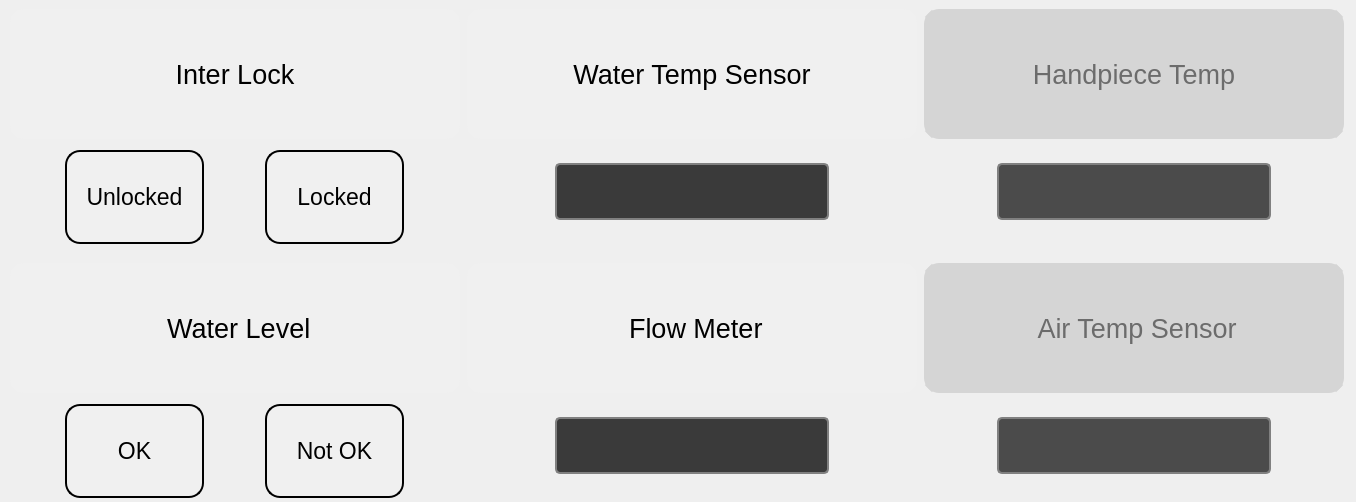
                    <widget class="QWidget" name="sensorsBox">
                     <property name="geometry">
                      <rect>
                       <x>0</x>
                       <y>0</y>
                       <width>1356</width>
                       <height>502</height>
                      </rect>
                     </property>
                     <attribute name="label">
                      <string> Sensors</string>
                     </attribute>
                     <layout class="QGridLayout" name="gridLayout_11">
                      <property name="leftMargin">
                       <number>0</number>
                      </property>
                      <property name="topMargin">
                       <number>0</number>
                      </property>
                      <property name="rightMargin">
                       <number>0</number>
                      </property>
                      <property name="bottomMargin">
                       <number>0</number>
                      </property>
                      <item row="0" column="0" alignment="Qt::AlignVCenter">
                       <widget class="QFrame" name="frame_22">
                        <property name="styleSheet">
                         <string notr="true">QLineEdit{
color: white;
background-color: rgb(58, 58, 58);
border-radius:5px;
border:2px solid gray;
max-width:250px;
padding:10px 10px 10px 10px;
}
QLineEdit:focus{
border:2px solid white;
background-color: rgb(89, 88, 88);
}

QPushButton {
    background-color: rgb(240, 240, 240);
    color: rgb(0, 0, 0);
    min-width: 430px;
	max-width: 430px;
    min-height: 110px;
    border-radius: 15px;
    border: 10px solid rgb(240, 240, 240);
    outline:0;
}</string>
                        </property>
                        <layout class="QGridLayout" name="gridLayout_10">
                         <item row="1" column="1">
                          <layout class="QHBoxLayout" name="horizontalLayout_89">
                           <item>
                            <widget class="QLineEdit" name="txtWaterTempSensor">
                             <property name="enabled">
                              <bool>false</bool>
                             </property>
                             <property name="maximumSize">
                              <size>
                               <width>274</width>
                               <height>16777215</height>
                              </size>
                             </property>
                             <property name="font">
                              <font>
                               <family>Arial</family>
                               <pointsize>20</pointsize>
                              </font>
                             </property>
                             <property name="styleSheet">
                              <string notr="true"/>
                             </property>
                             <property name="alignment">
                              <set>Qt::AlignCenter</set>
                             </property>
                             <property name="readOnly">
                              <bool>true</bool>
                             </property>
                            </widget>
                           </item>
                          </layout>
                         </item>
                         <item row="0" column="0">
                          <widget class="QPushButton" name="btnInterLockTest">
                           <property name="font">
                            <font>
                             <family>Arial</family>
                             <pointsize>20</pointsize>
                            </font>
                           </property>
                           <property name="styleSheet">
                            <string notr="true"/>
                           </property>
                           <property name="text">
                            <string>Inter Lock</string>
                           </property>
                           <property name="icon">
                            <iconset>
                             <normaloff>images/lock.png</normaloff>images/lock.png</iconset>
                           </property>
                           <property name="iconSize">
                            <size>
                             <width>90</width>
                             <height>90</height>
                            </size>
                           </property>
                          </widget>
                         </item>
                         <item row="0" column="1">
                          <widget class="QPushButton" name="btnWTSTest">
                           <property name="font">
                            <font>
                             <family>Arial</family>
                             <pointsize>20</pointsize>
                            </font>
                           </property>
                           <property name="text">
                            <string>Water Temp Sensor</string>
                           </property>
                           <property name="icon">
                            <iconset>
                             <normaloff>images/waterSensor.png</normaloff>images/waterSensor.png</iconset>
                           </property>
                           <property name="iconSize">
                            <size>
                             <width>90</width>
                             <height>90</height>
                            </size>
                           </property>
                          </widget>
                         </item>
                         <item row="3" column="0">
                          <widget class="QPushButton" name="btnWaterLevelTest">
                           <property name="font">
                            <font>
                             <family>Arial</family>
                             <pointsize>20</pointsize>
                            </font>
                           </property>
                           <property name="text">
                            <string> Water Level</string>
                           </property>
                           <property name="icon">
                            <iconset>
                             <normaloff>images/waterLevel.png</normaloff>images/waterLevel.png</iconset>
                           </property>
                           <property name="iconSize">
                            <size>
                             <width>90</width>
                             <height>90</height>
                            </size>
                           </property>
                          </widget>
                         </item>
                         <item row="4" column="1">
                          <layout class="QHBoxLayout" name="horizontalLayout_97">
                           <item>
                            <widget class="QLineEdit" name="txtFlowMeter">
                             <property name="enabled">
                              <bool>false</bool>
                             </property>
                             <property name="maximumSize">
                              <size>
                               <width>274</width>
                               <height>16777215</height>
                              </size>
                             </property>
                             <property name="font">
                              <font>
                               <family>Arial</family>
                               <pointsize>20</pointsize>
                              </font>
                             </property>
                             <property name="styleSheet">
                              <string notr="true">QLineEdit{
color: white;
background-color: rgb(58, 58, 58);
border-radius:5px;
border:2px solid gray;
padding:10px 10px 10px 10px;
}
QLineEdit:focus{
border:2px solid white;
background-color: rgb(89, 88, 88);
}</string>
                             </property>
                             <property name="alignment">
                              <set>Qt::AlignCenter</set>
                             </property>
                             <property name="readOnly">
                              <bool>true</bool>
                             </property>
                            </widget>
                           </item>
                          </layout>
                         </item>
                         <item row="3" column="1">
                          <widget class="QPushButton" name="btnFlowMeterTest">
                           <property name="font">
                            <font>
                             <family>Arial</family>
                             <pointsize>20</pointsize>
                            </font>
                           </property>
                           <property name="text">
                            <string> Flow Meter</string>
                           </property>
                           <property name="icon">
                            <iconset>
                             <normaloff>images/flowmeter.png</normaloff>images/flowmeter.png</iconset>
                           </property>
                           <property name="iconSize">
                            <size>
                             <width>90</width>
                             <height>90</height>
                            </size>
                           </property>
                          </widget>
                         </item>
                         <item row="3" column="2">
                          <widget class="QPushButton" name="btnAirTempSensorTest">
                           <property name="enabled">
                            <bool>false</bool>
                           </property>
                           <property name="font">
                            <font>
                             <family>Arial</family>
                             <pointsize>20</pointsize>
                            </font>
                           </property>
                           <property name="styleSheet">
                            <string notr="true">QPushButton {
background-color: rgb(213, 213, 213);
color: rgb(108, 108, 108);
min-width: 400px;
min-height: 110px;
border-radius: 15px;
border: 10px solid rgb(213, 213, 213);
outline:0;
}
QPushButton:hover:!pressed{
background-color: rgb(255, 255, 255);
border: 10px solid rgb(255, 255, 255);
}</string>
                           </property>
                           <property name="text">
                            <string> Air Temp Sensor</string>
                           </property>
                           <property name="icon">
                            <iconset>
                             <normaloff>images/airSensor.png</normaloff>images/airSensor.png</iconset>
                           </property>
                           <property name="iconSize">
                            <size>
                             <width>90</width>
                             <height>90</height>
                            </size>
                           </property>
                          </widget>
                         </item>
                         <item row="4" column="0">
                          <layout class="QHBoxLayout" name="horizontalLayout_90">
                           <item>
                            <widget class="QPushButton" name="btnWaterLevelPass">
                             <property name="font">
                              <font>
                               <family>Arial</family>
                               <pointsize>17</pointsize>
                              </font>
                             </property>
                             <property name="styleSheet">
                              <string notr="true">QPushButton {
    background-color: rgb(240, 240, 240);
    color: rgb(0, 0, 0);
    min-width: 115px;
    min-height: 70px;
    max-width: 115px;
    max-height: 60px;
    border-radius: 15px;
    border: 2px solid black;
    padding:10px;
    outline:0;
}</string>
                             </property>
                             <property name="text">
                              <string>OK</string>
                             </property>
                            </widget>
                           </item>
                           <item>
                            <widget class="QPushButton" name="btnWaterLevelFail">
                             <property name="font">
                              <font>
                               <family>Arial</family>
                               <pointsize>17</pointsize>
                              </font>
                             </property>
                             <property name="styleSheet">
                              <string notr="true">QPushButton {
    background-color: rgb(240, 240, 240);
    color: rgb(0, 0, 0);
    min-width: 115px;
    min-height: 70px;
    max-width: 115px;
    max-height: 60px;
    border-radius: 15px;
    border: 2px solid black;
    padding:10px;
    outline:0;
}</string>
                             </property>
                             <property name="text">
                              <string>Not OK</string>
                             </property>
                            </widget>
                           </item>
                          </layout>
                         </item>
                         <item row="0" column="2">
                          <widget class="QPushButton" name="btnHandpieceTempTest">
                           <property name="enabled">
                            <bool>false</bool>
                           </property>
                           <property name="font">
                            <font>
                             <family>Arial</family>
                             <pointsize>20</pointsize>
                            </font>
                           </property>
                           <property name="styleSheet">
                            <string>QPushButton {
background-color: rgb(213, 213, 213);
color: rgb(108, 108, 108);
min-width: 400px;
min-height: 110px;
border-radius: 15px;
border: 10px solid rgb(213, 213, 213);
outline:0;
}
QPushButton:hover:!pressed{
background-color: rgb(255, 255, 255);
border: 10px solid rgb(255, 255, 255);
}</string>
                           </property>
                           <property name="text">
                            <string>Handpiece Temp</string>
                           </property>
                           <property name="icon">
                            <iconset>
                             <normaloff>images/handpiece.png</normaloff>images/handpiece.png</iconset>
                           </property>
                           <property name="iconSize">
                            <size>
                             <width>100</width>
                             <height>100</height>
                            </size>
                           </property>
                          </widget>
                         </item>
                         <item row="2" column="0">
                          <spacer name="verticalSpacer_44">
                           <property name="orientation">
                            <enum>Qt::Vertical</enum>
                           </property>
                           <property name="sizeHint" stdset="0">
                            <size>
                             <width>20</width>
                             <height>70</height>
                            </size>
                           </property>
                          </spacer>
                         </item>
                         <item row="1" column="0">
                          <layout class="QHBoxLayout" name="horizontalLayout_98">
                           <item>
                            <widget class="QPushButton" name="btnInterLockPass">
                             <property name="font">
                              <font>
                               <family>Arial</family>
                               <pointsize>17</pointsize>
                              </font>
                             </property>
                             <property name="styleSheet">
                              <string notr="true">QPushButton {
    background-color: rgb(240, 240, 240);
    color: rgb(0, 0, 0);
    min-width: 115px;
    min-height: 70px;
    max-width: 115px;
    max-height: 60px;
    border-radius: 15px;
    border: 2px solid black;
    padding:10px;
    outline:0;
}</string>
                             </property>
                             <property name="text">
                              <string>Unlocked</string>
                             </property>
                            </widget>
                           </item>
                           <item>
                            <widget class="QPushButton" name="btnInterLockFail">
                             <property name="font">
                              <font>
                               <family>Arial</family>
                               <pointsize>17</pointsize>
                              </font>
                             </property>
                             <property name="styleSheet">
                              <string notr="true">QPushButton {
    background-color: rgb(240, 240, 240);
    color: rgb(0, 0, 0);
    min-width: 115px;
    min-height: 70px;
    max-width: 115px;
    max-height: 60px;
    border-radius: 15px;
    border: 2px solid black;
    padding:10px;
    outline:0;
}</string>
                             </property>
                             <property name="text">
                              <string>Locked</string>
                             </property>
                            </widget>
                           </item>
                          </layout>
                         </item>
                         <item row="1" column="2">
                          <layout class="QHBoxLayout" name="horizontalLayout_100">
                           <item>
                            <widget class="QLineEdit" name="txtHandpieceTemp">
                             <property name="enabled">
                              <bool>false</bool>
                             </property>
                             <property name="maximumSize">
                              <size>
                               <width>274</width>
                               <height>16777215</height>
                              </size>
                             </property>
                             <property name="font">
                              <font>
                               <family>Arial</family>
                               <pointsize>20</pointsize>
                              </font>
                             </property>
                             <property name="styleSheet">
                              <string notr="true">QLineEdit{
color: white;
background-color: rgb(75, 75, 75);
border-radius:5px;
border:2px solid gray;
max-width:250px;
padding:10px 10px 10px 10px;
}
QLineEdit:focus{
border:2px solid white;
background-color: rgb(89, 88, 88);
}</string>
                             </property>
                             <property name="alignment">
                              <set>Qt::AlignCenter</set>
                             </property>
                             <property name="readOnly">
                              <bool>true</bool>
                             </property>
                            </widget>
                           </item>
                          </layout>
                         </item>
                         <item row="4" column="2">
                          <layout class="QHBoxLayout" name="horizontalLayout_101">
                           <item>
                            <widget class="QLineEdit" name="txtAirTempSensor">
                             <property name="enabled">
                              <bool>false</bool>
                             </property>
                             <property name="font">
                              <font>
                               <family>Arial</family>
                               <pointsize>20</pointsize>
                              </font>
                             </property>
                             <property name="styleSheet">
                              <string notr="true">QLineEdit{
color: white;
background-color: rgb(75, 75, 75);
border-radius:5px;
border:2px solid gray;
max-width:250px;
padding:10px 10px 10px 10px;
}
QLineEdit:focus{
border:2px solid white;
background-color: rgb(89, 88, 88);
}</string>
                             </property>
                             <property name="alignment">
                              <set>Qt::AlignCenter</set>
                             </property>
                             <property name="readOnly">
                              <bool>true</bool>
                             </property>
                            </widget>
                           </item>
                          </layout>
                         </item>
                        </layout>
                       </widget>
                      </item>
                     </layout>
                    </widget>
